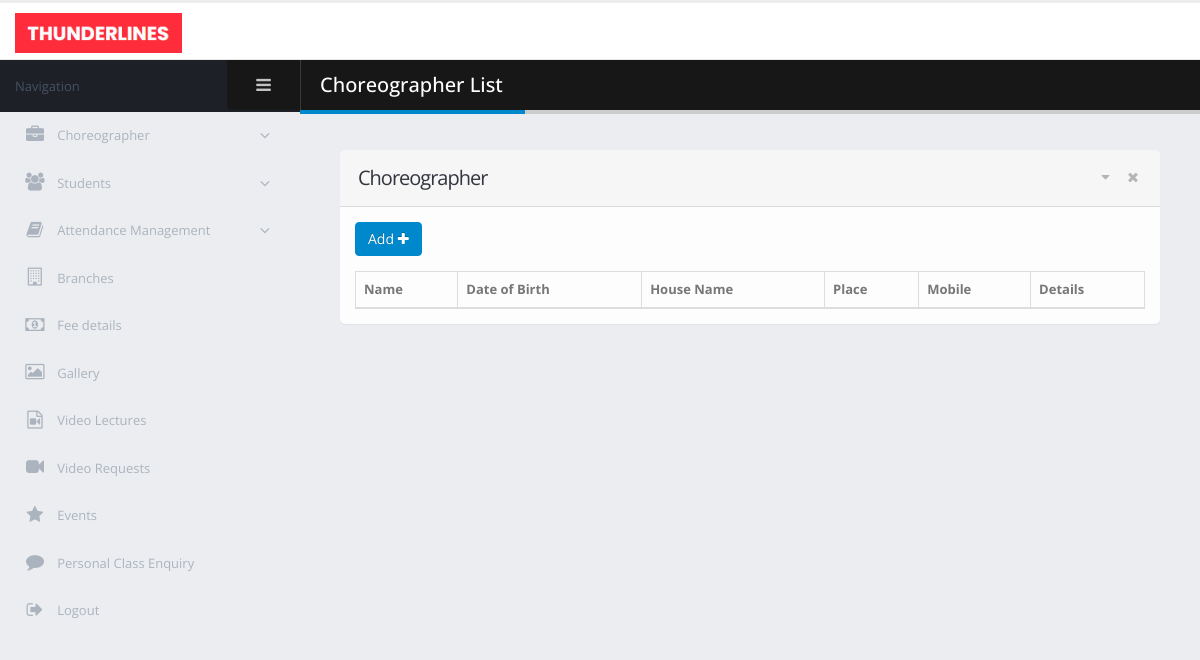
/admin/homepage.php, run on an earlier commit of the app's database.
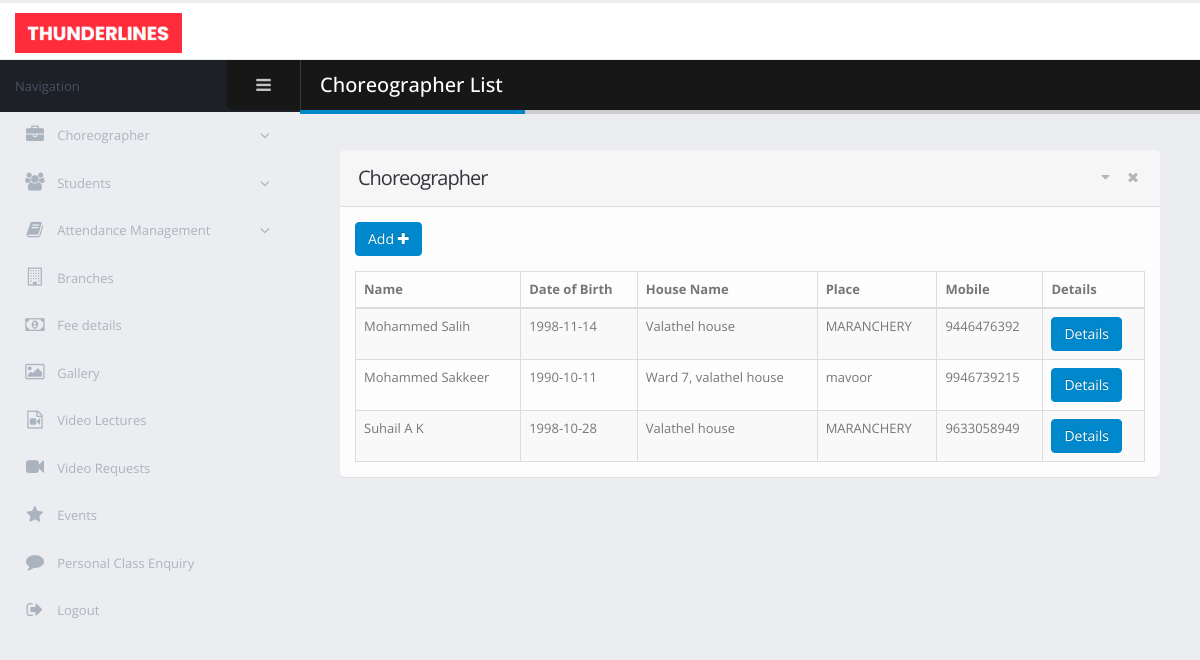
And on a later commit of the database.
### tables this page shows
CREATE TABLE `choreographer` (
  `choreographer_id` int(11) NOT NULL,
  `choreographer_name` varchar(50) NOT NULL,
  `choreographer_dob` date NOT NULL,
  `address` varchar(40) NOT NULL,
  `place` varchar(30) NOT NULL,
  `pincode` int(11) NOT NULL,
  `district` varchar(25) NOT NULL,
  `mobile` bigint(12) NOT NULL,
  `email` varchar(25) NOT NULL,
  `sallary` int(11) NOT NULL,
  `qualification` varchar(20) NOT NULL
);

### admin/homepage.php (the view, shortened to what the changed rows need)
<!doctype html>
<html class="fixed">
<head>
    <link rel="stylesheet" href="assets/vendor/bootstrap/css/bootstrap.css" />
    <link rel="stylesheet" href="assets/vendor/font-awesome/css/font-awesome.css" />
    <link rel="stylesheet" href="assets/vendor/magnific-popup/magnific-popup.css" />
    <link rel="stylesheet" href="assets/vendor/bootstrap-datepicker/css/bootstrap-datepicker3.css" />
    <link rel="stylesheet" href="assets/vendor/jquery-ui/jquery-ui.css" />
    <link rel="stylesheet" href="assets/vendor/jquery-ui/jquery-ui.theme.css" />
    <link rel="stylesheet" href="assets/vendor/bootstrap-multiselect/bootstrap-multiselect.css" />
    <link rel="stylesheet" href="assets/vendor/morris.js/morris.css" />
    <link rel="stylesheet" href="assets/stylesheets/theme.css" />
    <link rel="stylesheet" href="assets/stylesheets/skins/default.css" />
    <link rel="stylesheet" href="assets/stylesheets/theme-custom.css">
</head>
<body>
<section class="body">
    <div class="inner-wrapper">
        <section role="main" class="content-body">
            <header class="page-header">
                <h2>Choreographer List</h2>
            </header>
            <section class="panel">
                <header class="panel-heading">
                    <h2 class="panel-title">Choreographer</h2>
                </header>
                <div class="panel-body">
                    <table class="table table-bordered table-striped mb-none" id="tester_table">
                        <thead>
                        <tr>
                            <th>Name</th>
                            <th>Date of Birth</th>
                            <th>House Name</th>
                            <th>Place</th>
                            <th>Mobile</th>
                            <th>Details</th>
                        </tr>
                        </thead>
                        <tbody>
                        <?php
                        $server_name = "localhost";
                        $user_name = "root";
                        $password = "";
                        $database = "dance-academy";
                        $conn = new mysqli($server_name, $user_name, $password, $database);
                        $choreo_sel = "select choreographer_id, choreographer_name, choreographer_dob, address, place, mobile from choreographer where email in (select user_name from login where user_type='CHOREOGRAPHER') order by choreographer_id desc ";
                        $res = $conn->query($choreo_sel);
                        while ($row = $res->fetch_array())
                        {
                            echo "<tr>";
                            echo "<td>$row[1]</td>";
                            echo "<td>$row[2]</td>";
                            echo "<td>$row[3]</td>";
                            echo "<td>$row[4]</td>";
                            echo "<td>$row[5]</td>";
                            echo "<td><a href='choreographer_details.php?id=$row[0]'><button class='btn btn-primary'>Details</button></a></td>";
                        }
                        ?>
                        </tbody>
                    </table>
                </div>
            </section>
        </section>
    </div>
</section>
</body>
</html>

What changed in the data, as far as the page shows it:
added choreographer: choreographer_name "Mohammed Salih", choreographer_dob "1998-11-14", address "Valathel house", place "MARANCHERY", mobile "9446476392"
added choreographer: choreographer_name "Mohammed Sakkeer", choreographer_dob "1990-10-11", address "Ward 7, valathel house", place "mavoor", mobile "9946739215"
added choreographer: choreographer_name "Suhail A K", choreographer_dob "1998-10-28", address "Valathel house", place "MARANCHERY", mobile "9633058949"
